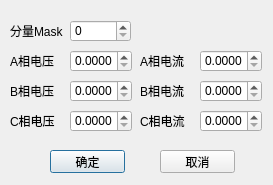
<?xml version="1.0" encoding="UTF-8"?>
<ui version="4.0">
 <class>voltageCurrentWeightParamDialog</class>
 <widget class="QDialog" name="voltageCurrentWeightParamDialog">
  <property name="geometry">
   <rect>
    <x>0</x>
    <y>0</y>
    <width>273</width>
    <height>185</height>
   </rect>
  </property>
  <property name="windowTitle">
   <string>分量参数</string>
  </property>
  <widget class="QLabel" name="label">
   <property name="geometry">
    <rect>
     <x>10</x>
     <y>20</y>
     <width>54</width>
     <height>22</height>
    </rect>
   </property>
   <property name="text">
    <string>分量Mask</string>
   </property>
  </widget>
  <widget class="QSpinBox" name="weightMaskSpinBox">
   <property name="geometry">
    <rect>
     <x>70</x>
     <y>20</y>
     <width>61</width>
     <height>22</height>
    </rect>
   </property>
   <property name="maximum">
    <number>999</number>
   </property>
  </widget>
  <widget class="QLabel" name="label_2">
   <property name="geometry">
    <rect>
     <x>10</x>
     <y>50</y>
     <width>54</width>
     <height>22</height>
    </rect>
   </property>
   <property name="text">
    <string>A相电压</string>
   </property>
  </widget>
  <widget class="QDoubleSpinBox" name="phaseAVoltageDoubleSpinBox">
   <property name="geometry">
    <rect>
     <x>70</x>
     <y>50</y>
     <width>62</width>
     <height>22</height>
    </rect>
   </property>
   <property name="decimals">
    <number>4</number>
   </property>
   <property name="maximum">
    <double>999.000000000000000</double>
   </property>
  </widget>
  <widget class="QDoubleSpinBox" name="phaseACurrentDoubleSpinBox">
   <property name="geometry">
    <rect>
     <x>200</x>
     <y>50</y>
     <width>62</width>
     <height>22</height>
    </rect>
   </property>
   <property name="decimals">
    <number>4</number>
   </property>
   <property name="maximum">
    <double>999.000000000000000</double>
   </property>
  </widget>
  <widget class="QLabel" name="label_3">
   <property name="geometry">
    <rect>
     <x>140</x>
     <y>50</y>
     <width>54</width>
     <height>22</height>
    </rect>
   </property>
   <property name="text">
    <string>A相电流</string>
   </property>
  </widget>
  <widget class="QLabel" name="label_5">
   <property name="geometry">
    <rect>
     <x>140</x>
     <y>80</y>
     <width>54</width>
     <height>22</height>
    </rect>
   </property>
   <property name="text">
    <string>B相电流</string>
   </property>
  </widget>
  <widget class="QDoubleSpinBox" name="phaseBVoltageDoubleSpinBox">
   <property name="geometry">
    <rect>
     <x>70</x>
     <y>80</y>
     <width>62</width>
     <height>22</height>
    </rect>
   </property>
   <property name="decimals">
    <number>4</number>
   </property>
   <property name="maximum">
    <double>999.000000000000000</double>
   </property>
  </widget>
  <widget class="QDoubleSpinBox" name="phaseBCurrentDoubleSpinBox">
   <property name="geometry">
    <rect>
     <x>200</x>
     <y>80</y>
     <width>62</width>
     <height>22</height>
    </rect>
   </property>
   <property name="decimals">
    <number>4</number>
   </property>
   <property name="maximum">
    <double>999.000000000000000</double>
   </property>
  </widget>
  <widget class="QLabel" name="label_7">
   <property name="geometry">
    <rect>
     <x>10</x>
     <y>80</y>
     <width>54</width>
     <height>22</height>
    </rect>
   </property>
   <property name="text">
    <string>B相电压</string>
   </property>
  </widget>
  <widget class="QLabel" name="label_8">
   <property name="geometry">
    <rect>
     <x>140</x>
     <y>110</y>
     <width>54</width>
     <height>22</height>
    </rect>
   </property>
   <property name="text">
    <string>C相电流</string>
   </property>
  </widget>
  <widget class="QDoubleSpinBox" name="phaseCVoltageDoubleSpinBox">
   <property name="geometry">
    <rect>
     <x>70</x>
     <y>110</y>
     <width>62</width>
     <height>22</height>
    </rect>
   </property>
   <property name="decimals">
    <number>4</number>
   </property>
   <property name="maximum">
    <double>999.000000000000000</double>
   </property>
  </widget>
  <widget class="QDoubleSpinBox" name="phaseCCurrentDoubleSpinBox">
   <property name="geometry">
    <rect>
     <x>200</x>
     <y>110</y>
     <width>62</width>
     <height>22</height>
    </rect>
   </property>
   <property name="decimals">
    <number>4</number>
   </property>
   <property name="maximum">
    <double>999.000000000000000</double>
   </property>
  </widget>
  <widget class="QLabel" name="label_10">
   <property name="geometry">
    <rect>
     <x>10</x>
     <y>110</y>
     <width>54</width>
     <height>22</height>
    </rect>
   </property>
   <property name="text">
    <string>C相电压</string>
   </property>
  </widget>
  <widget class="QPushButton" name="okPushButton">
   <property name="geometry">
    <rect>
     <x>50</x>
     <y>150</y>
     <width>75</width>
     <height>23</height>
    </rect>
   </property>
   <property name="text">
    <string>确定</string>
   </property>
  </widget>
  <widget class="QPushButton" name="cancelPushButton">
   <property name="geometry">
    <rect>
     <x>160</x>
     <y>150</y>
     <width>75</width>
     <height>23</height>
    </rect>
   </property>
   <property name="text">
    <string>取消</string>
   </property>
  </widget>
 </widget>
 <resources/>
 <connections/>
</ui>
